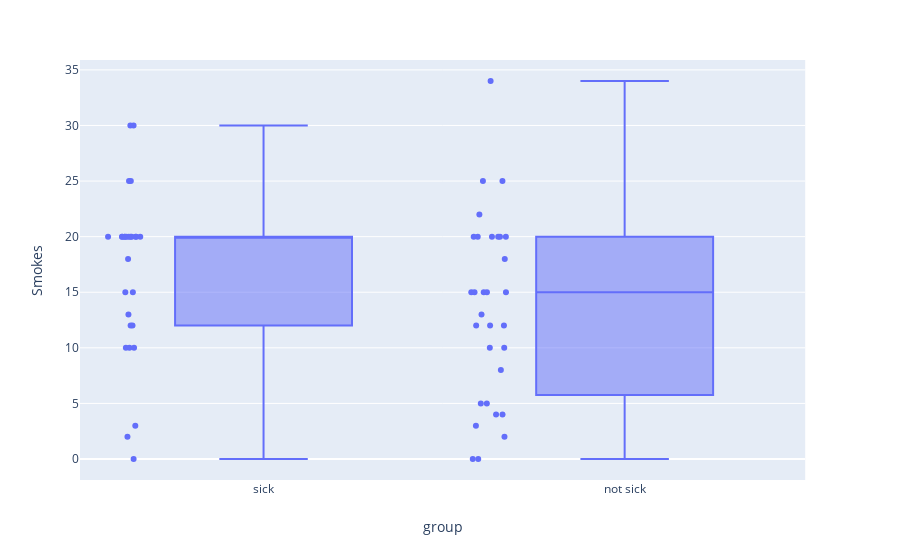

The notebook cell saved with this chart:
### Markdown cell above
<div style="direction:rtl;line-height:150%;"><font face="IRANSans" size=3>
    با کمک منتورها، برای آزمون فرض خود از کل داده ها چند بار داده ها را به دو دسته تصادفی تقسیم کنید و میانگین آنها را بررسی کنید.
    <br>
     برای این کار از تابع 
    <code>random_grouping</code>
    استفاده کنید.
</font></div>

### Code cell
random_grouping(lung_cancer, "Result", "Smokes")

### Figure 1 — Plotly figure (JSON) as saved in the notebook; plotly's stock layout.template omitted (floating-point values rounded to 4 significant figures)
{"data": [{"alignmentgroup": "True", "boxpoints": "all", "hoverlabel": {"namelength": 0}, "hovertemplate": "group=%{x}<br>Smokes=%{y}", "legendgroup": "", "marker": {"color": "#636efa"}, "name": "", "notched": false, "offsetgroup": "", "orientation": "v", "showlegend": false, "type": "box", "x": ["sick", "sick", "sick", "sick", "sick", "sick", "sick", "sick", "sick", "sick", "sick", "sick", "sick", "sick", "sick", "sick", "sick", "sick", "sick", "sick", "sick", "sick", "sick", "sick", "sick", "sick", "sick", "sick", "not sick", "not sick", "not sick", "not sick", "not sick", "not sick", "not sick", "not sick", "not sick", "not sick", "not sick", "not sick", "not sick", "not sick", "not sick", "not sick", "not sick", "not sick", "not sick", "not sick", "not sick", "not sick", "not sick", "not sick", "not sick", "not sick", "not sick", "not sick", "not sick", "not sick", "not sick"], "x0": " ", "xaxis": "x", "y": [10, 20, 20, 25, 30, 2, 20, 25, 20, 20, 12, 20, 10, 12, 13, 30, 18, 15, 20, 20, 20, 0, 3, 20, 20, 15, 10, 20, 15, 12, 15, 8, 25, 4, 20, 25, 22, 20, 5, 20, 15, 20, 13, 34, 0, 12, 4, 15, 5, 18, 0, 10, 20, 12, 20, 15, 2, 3, 10], "y0": " ", "yaxis": "y"}], "layout": {"autosize": true, "boxmode": "group", "legend": {"tracegroupgap": 0}, "margin": {"t": 60}, "xaxis": {"anchor": "y", "autorange": true, "domain": [0, 0.98], "range": [-0.5089, 1.5], "title": {"text": "group"}, "type": "category"}, "yaxis": {"anchor": "x", "autorange": true, "domain": [0, 1], "range": [-1.889, 35.89], "title": {"text": "Smokes"}, "type": "linear"}}}
